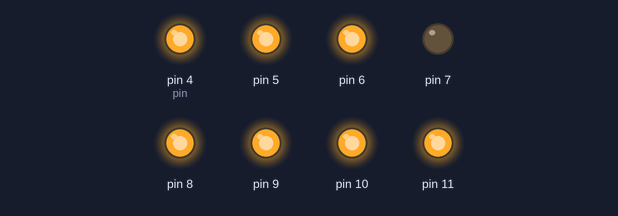
A sketch run on a simulated Arduino Uno, built with avr-gcc and run on an emulated ATmega328P. Parts: output pins drawn as LEDs (lit = HIGH).

Above: at 0.5 s.
At 1.5 s:
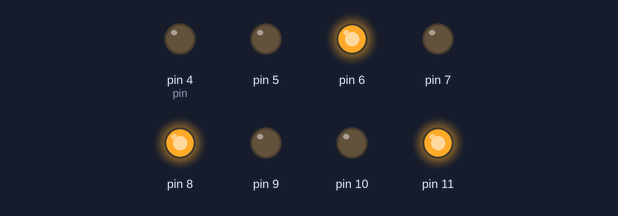
At 2.5 s:
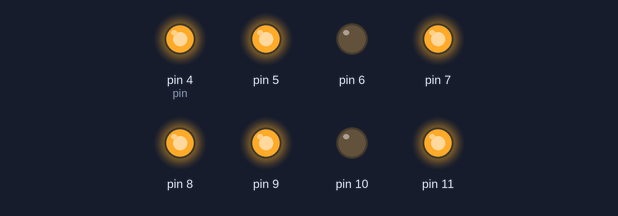
At 4.5 s:
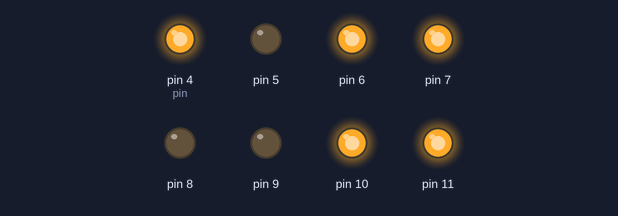
At 6.5 s:
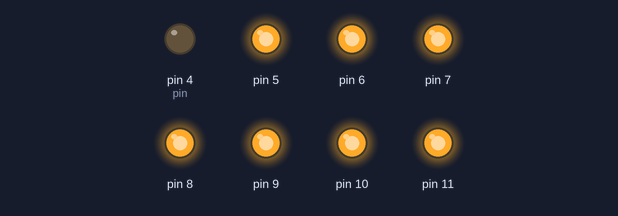
At 9.5 s:
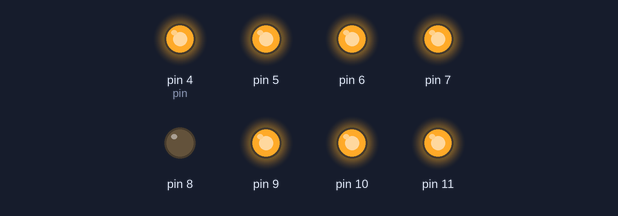
Timing chart, 0 to 11.5 s (numbered marks = the images above):
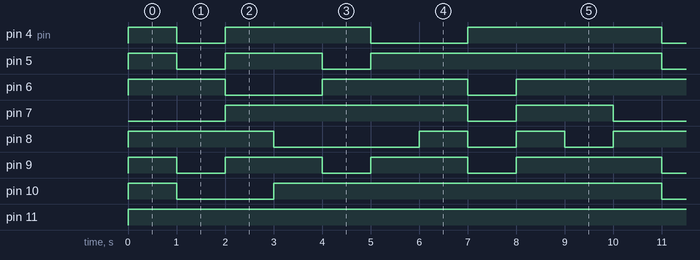

Measured:
- by itself, pin 4 (pin): repeats every 10.0 s: LOW 1.0 s, HIGH 3.0 s, LOW 2.0 s, HIGH 4.0 s
- by itself, pin 5: repeats every 10.0 s: LOW 1.0 s, HIGH 2.0 s, LOW 1.0 s, HIGH 6.0 s
- by itself, pin 6: repeats every 10.0 s: LOW 2.0 s, HIGH 3.0 s, LOW 1.0 s, HIGH 4.0 s
- by itself, pin 7: repeats every 10.0 s: LOW 1.0 s, HIGH 2.0 s, LOW 2.0 s, HIGH 5.0 s
- by itself, pin 8: repeats every 10.0 s: LOW 3.0 s, 2 × (HIGH 1.0 s, LOW 1.0 s), HIGH 3.0 s
- by itself, pin 9: repeats every 10.0 s: 2 × (LOW 1.0 s, HIGH 2.0 s), LOW 1.0 s, HIGH 3.0 s
- by itself, pin 10: repeats every 10.0 s: LOW 2.0 s, HIGH 8.0 s
- by itself, pin 11: LOW → HIGH at 0.00 s

The sketch:

_7segcom.ino
```cpp
byte DIGITAL_DISPLAY[10][8] = {
  { 1,1,1,0,1,1,1,1 }, // = 0
  { 0,0,1,0,1,0,0,1 }, // = 1
  { 1,1,0,1,1,1,0,1 }, // = 2
  { 1,1,0,1,0,1,1,1 }, // = 3
  { 1,0,1,1,0,0,1,1 }, // = 4
  { 0,1,1,1,0,1,1,1 }, // = 5
  { 0,1,1,1,1,1,1,1 }, // = 6
  { 1,1,0,0,0,0,1,1 }, // = 7
  { 1,1,1,1,1,1,1,1 }, // = 8
  { 1,1,1,1,0,1,1,1 } // = 9
};
void setup() {
  for(int i=4;i<=11;i++){
    pinMode(i, OUTPUT);
  }
}
void loop() {
  for (int k = 0; k < 10; k++) {
    int pin = 4;
    for (int s = 0; s < 8; s++)
    {
      digitalWrite(pin, DIGITAL_DISPLAY[k][s]);
      pin++;
    }
    delay(1000);
  }
}
```
